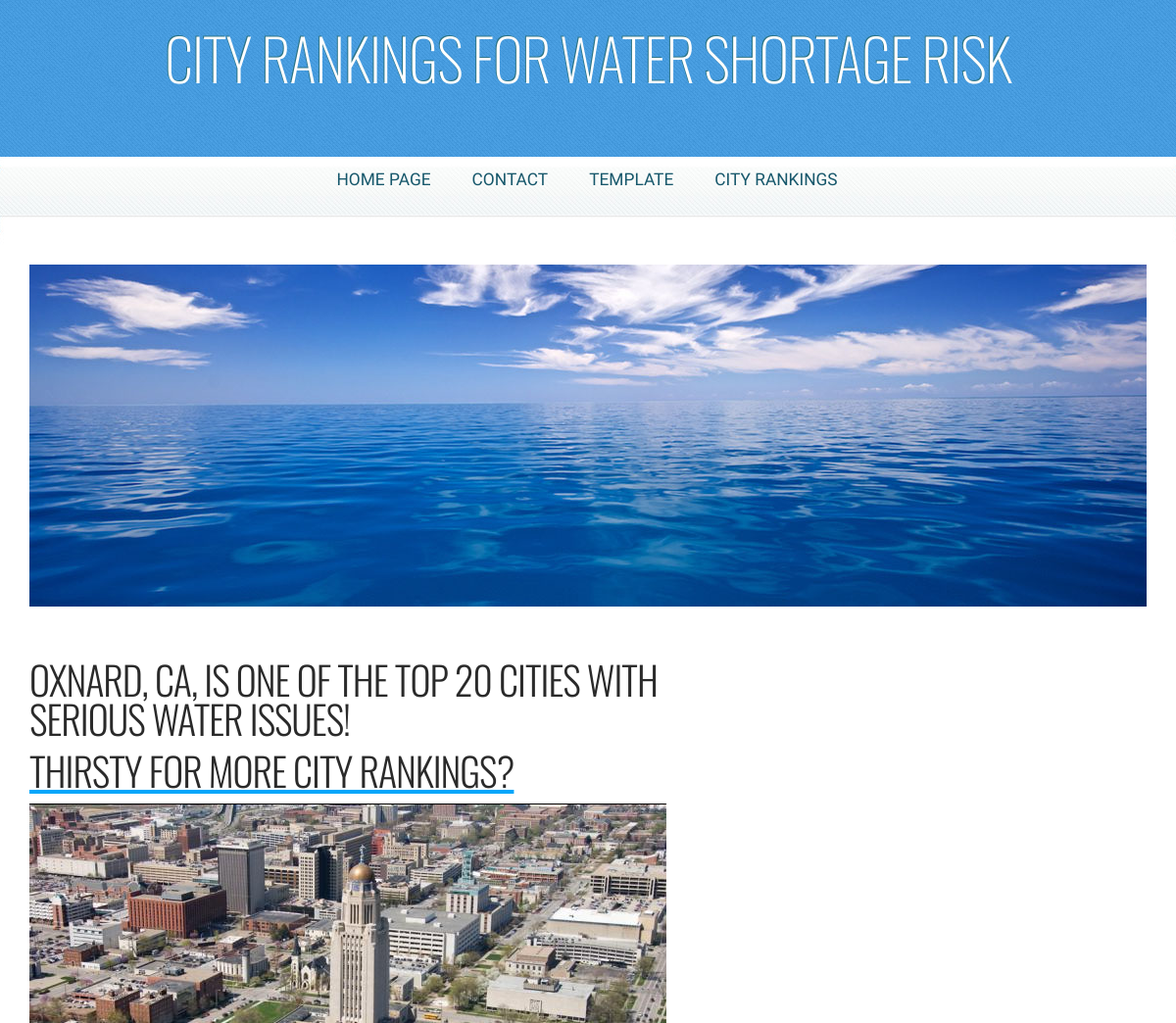
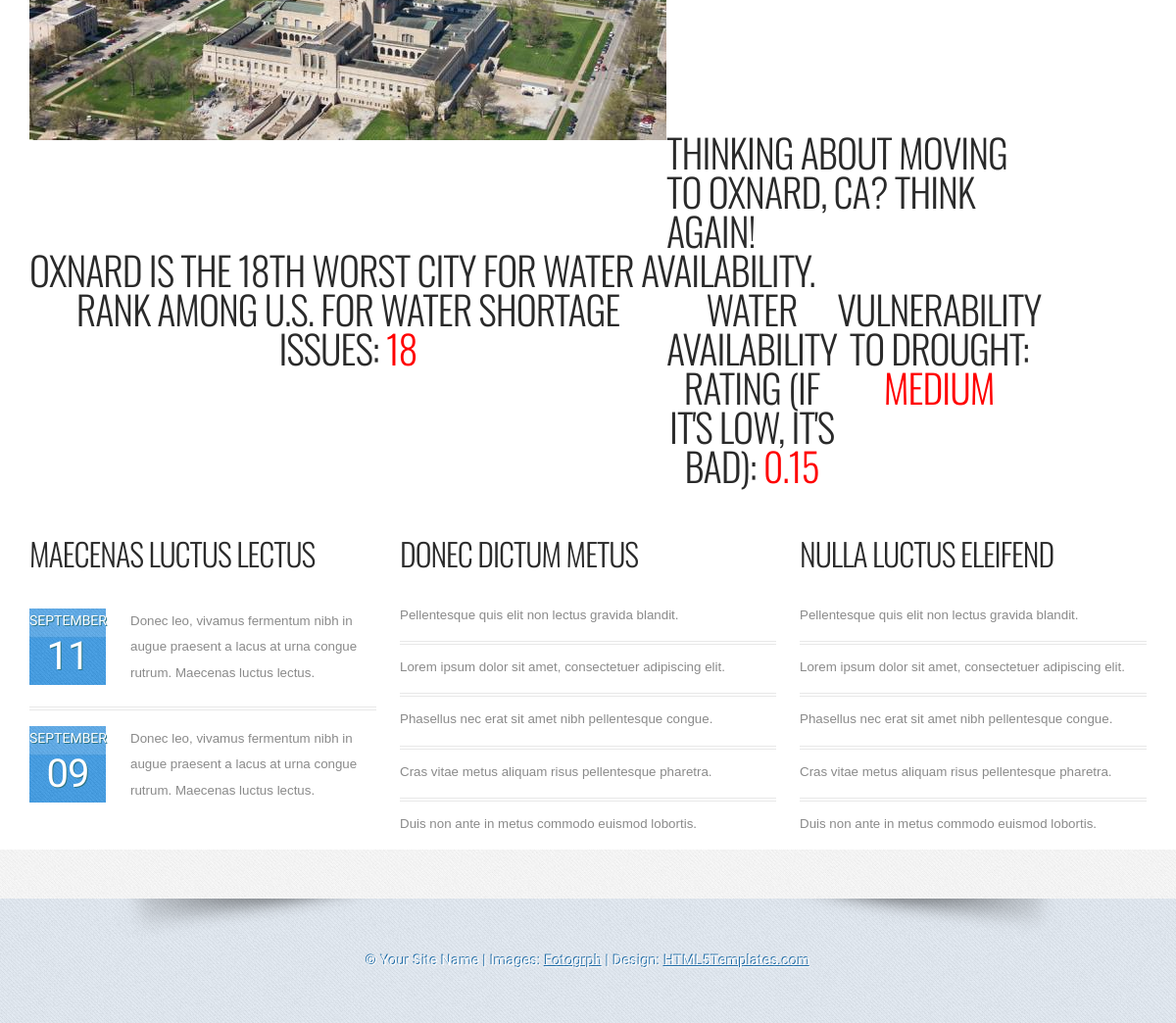
The page /demo_view.php?id=3 on the database its author committed (2 pictures, top to bottom).
### tables this page shows
CREATE TABLE `water_avail`
(WaterAvailID int unsigned not null auto_increment primary key,
WaterRank int,
CityName varchar(60),
StateName varchar(60),
Description text (255),
AvailRank decimal(3,2),
VulnScore varchar (60),
MetaDescription varchar(255),
MetaKeywords varchar(255));

### include/config-mini.php (called while the page is built, shortened)
<?php
function dbOut($str)
{
	if($str!=""){$str = stripslashes(trim($str));}
	return $str;
}

### demo_view.php (the view, shortened to what this page needs)
<?php
require 'include/config-mini.php';
if(isset($_GET['id']) && (int)$_GET['id'] > 0){
	 $myID = (int)$_GET['id'];
}else{
	header("Location:demo_list.php");
}
$sql = 'SELECT * FROM `water_avail` where WaterAvailID = ' . $myID;
$foundRecord = FALSE;
$myConn = @mysql_connect(DB_HOST,DB_USER,DB_PASSWORD) or die(myerror(__FILE__,__LINE__,mysql_error()));
$result = mysql_query($sql,$myConn) or die(myerror(__FILE__,__LINE__,mysql_error()));
if (mysql_num_rows($result) > 0)
{
	   $foundRecord = TRUE;
	   while ($row = mysql_fetch_assoc($result))
	   {
			$WaterRank = (int)$row['WaterRank'];
			$CityName = dbOut($row['CityName']);
			$StateName = dbOut($row['StateName']);
			$Description = dbOut($row['Description']);
			$AvailRank = (float)$row['AvailRank'];
			$VulnScore = dbOut($row['VulnScore']);
	   }
}
include 'include/header.php';
?>
<?php
if($foundRecord)
{
?>
	<h2><?=$CityName;?>, <?=$StateName;?>, is one of the top 20 cities with serious water issues!</h2>
	<br />
	<div><a href="demo_list.php"><h2>Thirsty for More City Rankings?</h2></a></div>
	<br />
	<table align="center">
		<tr>
			<td><img src="upload/w<?=$myID;?>.png" /></td>
			<td colspan="6"><h2>Thinking about moving to <?=$CityName;?>, <?=$StateName;?>? Think again!</h2></td>
		</tr>
		<tr>
			<td colspan="12">
				<blockquote><h2><?=$Description;?></h2></blockquote>
			</td>
		</tr>
		<tr>
			<td align="center" colspan="3">
				<h2><i>Rank Among U.S. for Water Shortage Issues:</i> <font color="red"><?=number_format($WaterRank,0);?></font></h2>
			</td>
			<td align="center" colspan="3">
				<h2><i>Water Availability Rating (if it's low, it's bad):</i> <font color="red"><?=number_format($AvailRank,2);?></font></h2>
			</td>
			<td align="center" colspan="3">
				<h2><i>Vulnerability to Drought:</i> <font color="red"><?=$VulnScore;?></font></h2>
			</td>
		</tr>
	</table>
<?
}else{
    echo '<div align="center">What! No water supply dooms day list? Oh no!</div>';
    echo '<div align="center"><a href="demo_list.php">Try Another City Ranking?</a></div>';
}
include 'include/footer.php';
?>

### css/5grid/core.css (style rules this page uses)
html, body, div, span, applet, object, iframe, h1, h2, h3, h4, h5, h6, p, blockquote, pre, a, abbr, acronym, address, big, cite, code, del, dfn, em, img, ins, kbd, q, s, samp, small, strike, strong, sub, sup, tt, var, b, u, i, center, dl, dt, dd, ol, ul, li, fieldset, form, label, legend, table, caption, tbody, tfoot, thead, tr, th, td, article, aside, canvas, details, embed, figure, figcaption, footer, header, hgroup, menu, nav, output, ruby, section, summary, time, mark, audio, video { margin: 0; padding: 0; border: 0; font-size: 100%; font: inherit; vertical-align: baseline; }
body { line-height: 1; }
blockquote, q { quotes: none; }
blockquote:before, blockquote:after, q:before, q:after { content: ''; content: none; }
table { border-collapse: collapse; border-spacing: 0; }

### css/style.css (style rules this page uses)
html, body { height: 100%; }
body { margin: 0px; padding: 0px; background: #4AA0E4 url(images/img01.jpg) repeat; font-family: Arial, Helvetica, sans-serif; font-size: 10pt; color: #8A8A8A; }
h1, h2, h3 { margin: 0px; padding: 0px; font-family: 'Oswald', sans-serif; font-weight: 300; }
a { color: #00A6FA; }

### css/style-desktop.css (style rules this page uses)
#content h2 { letter-spacing: -1px; text-transform: uppercase; font-size: 30pt; color: #2A2A2A; }
#content img { padding: 0px 0px 30px 0px; }

### rows shown on the page
water_avail: CityName "OXNARD", StateName "CA", Description "OXNARD IS THE 18TH WORST CITY FOR WATER AVAILABILITY.", WaterRank "18", AvailRank "0.15", VulnScore "MEDIUM"

### other values the page prints
$banner "CITY RANKINGS FOR WATER SHORTAGE RISK"
$label "HOME PAGE"
$label "CONTACT"
$label "TEMPLATE"
$label "CITY RANKINGS"
